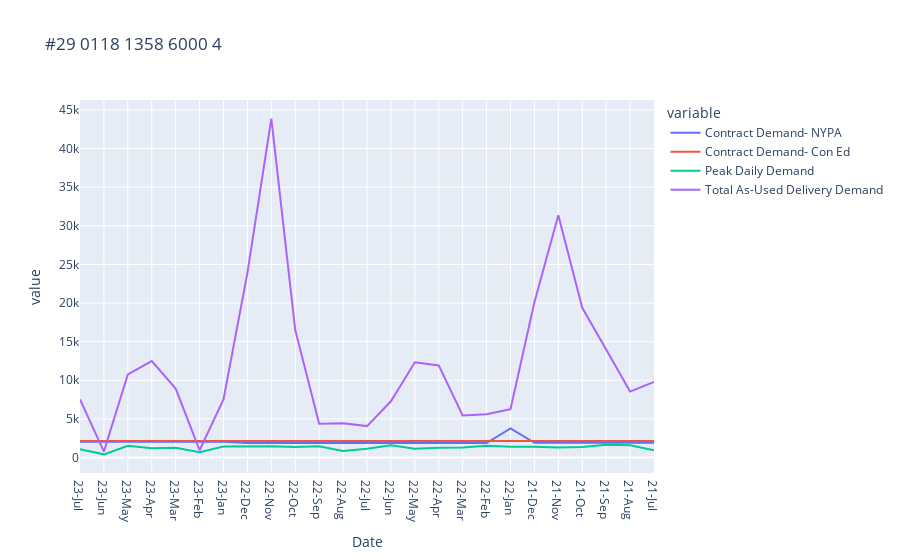

Notebook cell for this chart:
### Code cell
df2=pd.read_csv('60004.csv')
df2=df2.rename(columns={'Contract Demand': 'Contract Demand- NYPA'})
fig = px.line(df2, x="Date", y=df2.columns,
              title='#29 0118 1358 6000 4')
fig.update_xaxes(
    dtick="M1",
    tickformat="%b\n%Y")
fig.show()

### Figure 1 — Plotly figure (JSON) as saved in the notebook; plotly's stock layout.template omitted (floating-point values rounded to 4 significant figures)
{"data": [{"hovertemplate": "variable=Contract Demand- NYPA<br>Date=%{x}<br>value=%{y}<extra></extra>", "legendgroup": "Contract Demand- NYPA", "line": {"color": "#636efa", "dash": "solid"}, "marker": {"symbol": "circle"}, "mode": "lines", "name": "Contract Demand- NYPA", "orientation": "v", "showlegend": true, "type": "scatter", "x": ["23-Jul", "23-Jun", "23-May", "23-Apr", "23-Mar", "23-Feb", "23-Jan", "22-Dec", "22-Nov", "22-Oct", "22-Sep", "22-Aug", "22-Jul", "22-Jun", "22-May", "22-Apr", "22-Mar", "22-Feb", "22-Jan", "21-Dec", "21-Nov", "21-Oct", "21-Sep", "21-Aug", "21-Jul"], "xaxis": "x", "y": [2040, 2040, 2040, 2040, 2040, 2040, 2040, 1868, 1868, 1868, 1868, 1868, 1868, 1868, 1868, 1868, 1868, 1868, 3779, 1911, 1911, 1911, 1911, 1911, 1911], "yaxis": "y"}, {"hovertemplate": "variable=Contract Demand- Con Ed <br>Date=%{x}<br>value=%{y}<extra></extra>", "legendgroup": "Contract Demand- Con Ed ", "line": {"color": "#EF553B", "dash": "solid"}, "marker": {"symbol": "circle"}, "mode": "lines", "name": "Contract Demand- Con Ed ", "orientation": "v", "showlegend": true, "type": "scatter", "x": ["23-Jul", "23-Jun", "23-May", "23-Apr", "23-Mar", "23-Feb", "23-Jan", "22-Dec", "22-Nov", "22-Oct", "22-Sep", "22-Aug", "22-Jul", "22-Jun", "22-May", "22-Apr", "22-Mar", "22-Feb", "22-Jan", "21-Dec", "21-Nov", "21-Oct", "21-Sep", "21-Aug", "21-Jul"], "xaxis": "x", "y": [2153.0, 2153.0, 2153.0, 2153.0, 2153.0, 2153.0, 2153.0, 2153.0, 2153.0, 2153.0, 2153.0, 2153.0, 2153.0, 2153.0, 2153.0, 2153.0, 2153.0, 2153.0, 2153.0, 2153.0, 2153.0, 2153.0, 2153.0, 2153.0, 2153.0], "yaxis": "y"}, {"hovertemplate": "variable=Peak Daily Demand<br>Date=%{x}<br>value=%{y}<extra></extra>", "legendgroup": "Peak Daily Demand", "line": {"color": "#00cc96", "dash": "solid"}, "marker": {"symbol": "circle"}, "mode": "lines", "name": "Peak Daily Demand", "orientation": "v", "showlegend": true, "type": "scatter", "x": ["23-Jul", "23-Jun", "23-May", "23-Apr", "23-Mar", "23-Feb", "23-Jan", "22-Dec", "22-Nov", "22-Oct", "22-Sep", "22-Aug", "22-Jul", "22-Jun", "22-May", "22-Apr", "22-Mar", "22-Feb", "22-Jan", "21-Dec", "21-Nov", "21-Oct", "21-Sep", "21-Aug", "21-Jul"], "xaxis": "x", "y": [1068.0, 411.9, 1516.0, 1196.0, 1256.0, 678.7, 1419.0, 1488, 1464.0, 1349.0, 1464, 854.6, 1122.0, 1574.0, 1131.0, 1266.0, 1308, 1524, 1396.0, 1392, 1307.0, 1369.0, 1656, 1585.0, 947.6], "yaxis": "y"}, {"hovertemplate": "variable=Total As-Used Delivery Demand<br>Date=%{x}<br>value=%{y}<extra></extra>", "legendgroup": "Total As-Used Delivery Demand", "line": {"color": "#ab63fa", "dash": "solid"}, "marker": {"symbol": "circle"}, "mode": "lines", "name": "Total As-Used Delivery Demand", "orientation": "v", "showlegend": true, "type": "scatter", "x": ["23-Jul", "23-Jun", "23-May", "23-Apr", "23-Mar", "23-Feb", "23-Jan", "22-Dec", "22-Nov", "22-Oct", "22-Sep", "22-Aug", "22-Jul", "22-Jun", "22-May", "22-Apr", "22-Mar", "22-Feb", "22-Jan", "21-Dec", "21-Nov", "21-Oct", "21-Sep", "21-Aug", "21-Jul"], "xaxis": "x", "y": [7535.0, 774.0, 10770.0, 12490.0, 8921.0, 945.3, 7527.0, 23910.0, 43860.0, 16500.0, 4387.0, 4447.0, 4069.0, 7280.0, 12340.0, 11930.0, 5448.0, 5599.0, 6257.0, 20090.0, 31360.0, 19380.0, 13980.0, 8537.0, 9774.0], "yaxis": "y"}], "layout": {"legend": {"title": {"text": "variable"}, "tracegroupgap": 0}, "title": {"text": "#29 0118 1358 6000 4"}, "xaxis": {"anchor": "y", "domain": [0, 1], "dtick": "M1", "tickformat": "%b\n%Y", "title": {"text": "Date"}}, "yaxis": {"anchor": "x", "domain": [0, 1], "title": {"text": "value"}}}}
